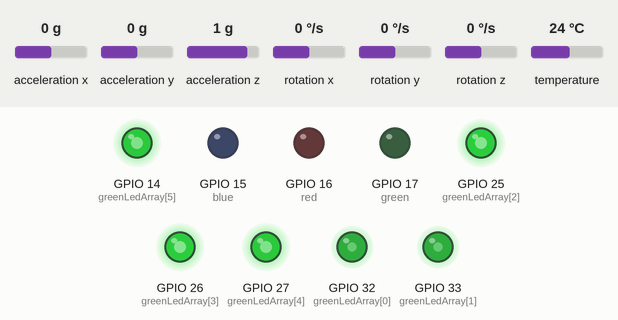
This sketch was run on a simulated ESP32. Shown: output pins drawn as LEDs (lit = HIGH). The inputs (shaded band) are chosen by the test bench; at power-on: acceleration x 0 g, acceleration y 0 g, acceleration z 1 g, rotation x 0 °/s, rotation y 0 °/s, rotation z 0 °/s, temperature 24 °C. Random numbers use the default seed unless the sketch sets one; what the sketch prints to the serial monitor is not drawn.

Above: at 0.15 s.
At 1.35 s:
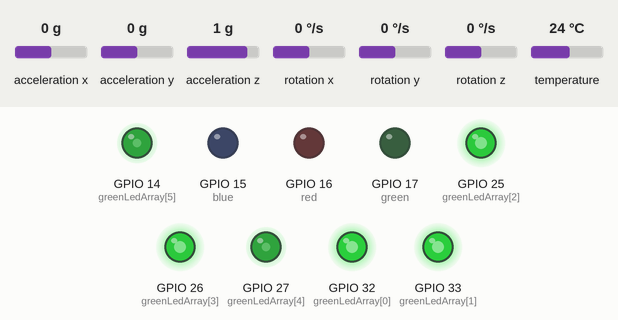
7.3 s: acceleration x set to -1.4 g
At 7.95 s:
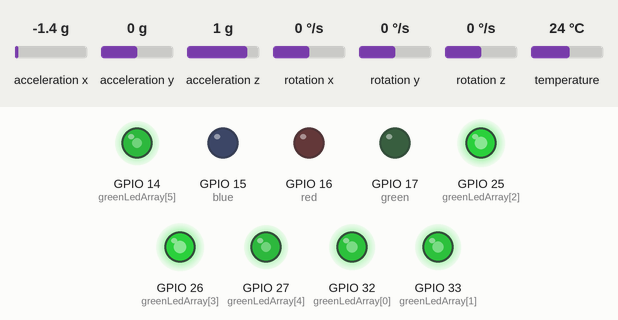
Timing chart, 0 to 23.9 s (numbered marks = the images above; inputs shaded):
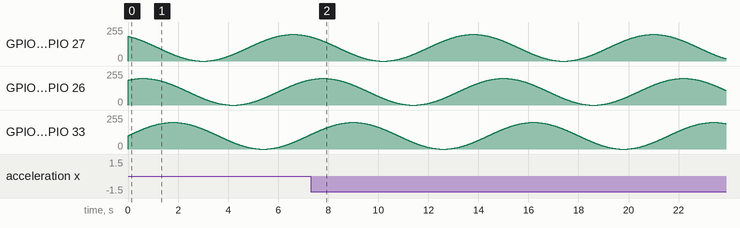

The sketch:

rgb_flower.ino
```cpp
#include <Wire.h>
#include <Adafruit_MPU6050.h>
#include <Adafruit_Sensor.h>
#include <math.h>

Adafruit_MPU6050 mpu;

const int red = 16;
const int green = 17;
const int blue = 15;

unsigned long lastSensorReadTime = 0;
unsigned long delayDuration = 200;

int XYArray[2][2] = {{0,0},{0,0}};  // 0: 舊值, 1: 新值
int ledColorArray[6] = {0, 0, 0, 255, 255, 255};
int greenLedArray[6] = {32, 33, 25, 26, 27, 14};

int redValue = 0;
int greenValue = 0;
int blueValue = 0;

const float Vibration = 0.5; // 震動系數

void setup() {
  pinMode(red, OUTPUT);
  pinMode(green, OUTPUT);
  pinMode(blue, OUTPUT);
  for (int i = 0; i < 6; i++) {
    pinMode(greenLedArray[i], OUTPUT);
  }

  Serial.begin(115200);

  if (!mpu.begin()) {
    Serial.println("MPU6050 false！");
    while (1);
  }

  Serial.println("MPU6050 ture！");

  mpu.setAccelerometerRange(MPU6050_RANGE_4_G);
  mpu.setGyroRange(MPU6050_RANGE_500_DEG);
  mpu.setFilterBandwidth(MPU6050_BAND_21_HZ);

  Serial.println("R！");
}

void loop() {
  unsigned long currentTime = millis();
  led(currentTime);

  if (currentTime - lastSensorReadTime >= delayDuration) {
    lastSensorReadTime = currentTime;

    sensors_event_t a, g, temp;
    mpu.getEvent(&a, &g, &temp);

    // 舊值更新
    XYArray[0][0] = XYArray[1][0];
    XYArray[0][1] = XYArray[1][1];

    // 新值
    int x = a.acceleration.x * 100;
    int y = a.acceleration.y * 100;
    XYArray[1][0] = x;
    XYArray[1][1] = y;

    // 計算是否震動
    float xa = XYArray[1][0] - XYArray[0][0];
    float ya = XYArray[1][1] - XYArray[0][1];
    float xyAverage = fabs(xa + ya);

    if (xyAverage > Vibration * 100) {
      ledColor();
    }
  }
}

void ledColor() {
  // 更新舊RGB
  ledColorArray[0] = ledColorArray[3];
  ledColorArray[1] = ledColorArray[4];
  ledColorArray[2] = ledColorArray[5];

  // 新 RGB 隨機
  ledColorArray[3] = random(0, 256);
  ledColorArray[4] = random(0, 256);
  ledColorArray[5] = random(0, 256);

  // RGB變化
  for (int i = 0; i < 3; i++) {
    int* currentValue = (i == 0) ? &redValue : (i == 1) ? &greenValue : &blueValue;
    int diff = ledColorArray[3 + i] - ledColorArray[i];

    if (diff > 0) {
      (*currentValue)++;
    } else if (diff < 0) {
      (*currentValue)--;
    }
  }

  analogWrite(red, redValue);
  analogWrite(green, greenValue);
  analogWrite(blue, blueValue);
}

void led(unsigned long currentTime) {
  float sinA = sin(TWO_PI / 7200 * currentTime);
  float sinB = sin(TWO_PI * currentTime / 7200 + PI / 3);
  float sinC = sin(TWO_PI * currentTime / 7200 + 2 * PI / 3);

  analogWrite(32, ((sinA + 1) * 100));
  analogWrite(33, ((sinA + 1) * 100));

  analogWrite(25, ((sinB + 1) * 100));
  analogWrite(26, ((sinB + 1) * 100));

  analogWrite(27, ((sinC + 1) * 100));
  analogWrite(14, ((sinC + 1) * 100));
}
```
